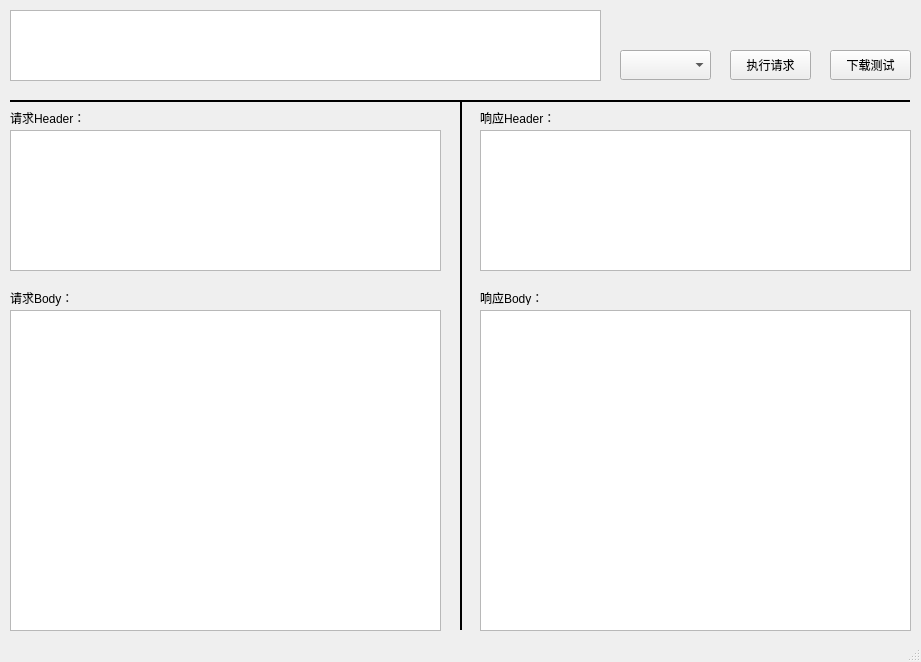
<?xml version="1.0" encoding="UTF-8"?>
<ui version="4.0">
 <class>MainWindow</class>
 <widget class="QMainWindow" name="MainWindow">
  <property name="windowModality">
   <enum>Qt::ApplicationModal</enum>
  </property>
  <property name="geometry">
   <rect>
    <x>0</x>
    <y>0</y>
    <width>921</width>
    <height>662</height>
   </rect>
  </property>
  <property name="windowTitle">
   <string>HttpTester</string>
  </property>
  <widget class="QWidget" name="centralwidget">
   <widget class="QTextEdit" name="m_editURL">
    <property name="geometry">
     <rect>
      <x>10</x>
      <y>10</y>
      <width>591</width>
      <height>71</height>
     </rect>
    </property>
   </widget>
   <widget class="QPushButton" name="m_btnRequest">
    <property name="geometry">
     <rect>
      <x>730</x>
      <y>50</y>
      <width>81</width>
      <height>30</height>
     </rect>
    </property>
    <property name="text">
     <string>执行请求</string>
    </property>
   </widget>
   <widget class="QComboBox" name="m_cmbHttpType">
    <property name="geometry">
     <rect>
      <x>620</x>
      <y>50</y>
      <width>91</width>
      <height>30</height>
     </rect>
    </property>
   </widget>
   <widget class="QTextEdit" name="m_editRetBody">
    <property name="geometry">
     <rect>
      <x>480</x>
      <y>310</y>
      <width>431</width>
      <height>321</height>
     </rect>
    </property>
   </widget>
   <widget class="QTextEdit" name="m_editRetHeader">
    <property name="geometry">
     <rect>
      <x>480</x>
      <y>130</y>
      <width>431</width>
      <height>141</height>
     </rect>
    </property>
   </widget>
   <widget class="QPushButton" name="m_btnDownload">
    <property name="geometry">
     <rect>
      <x>830</x>
      <y>50</y>
      <width>81</width>
      <height>30</height>
     </rect>
    </property>
    <property name="text">
     <string>下载测试</string>
    </property>
   </widget>
   <widget class="QMyTableView" name="m_tabPostHeader">
    <property name="geometry">
     <rect>
      <x>10</x>
      <y>130</y>
      <width>431</width>
      <height>141</height>
     </rect>
    </property>
    <attribute name="verticalHeaderVisible">
     <bool>false</bool>
    </attribute>
   </widget>
   <widget class="QTextEdit" name="m_editPostBody">
    <property name="geometry">
     <rect>
      <x>10</x>
      <y>310</y>
      <width>431</width>
      <height>321</height>
     </rect>
    </property>
   </widget>
   <widget class="QLabel" name="label">
    <property name="geometry">
     <rect>
      <x>10</x>
      <y>110</y>
      <width>90</width>
      <height>16</height>
     </rect>
    </property>
    <property name="text">
     <string>请求Header：</string>
    </property>
   </widget>
   <widget class="QLabel" name="label_2">
    <property name="geometry">
     <rect>
      <x>10</x>
      <y>290</y>
      <width>90</width>
      <height>16</height>
     </rect>
    </property>
    <property name="text">
     <string>请求Body：</string>
    </property>
   </widget>
   <widget class="QLabel" name="label_3">
    <property name="geometry">
     <rect>
      <x>480</x>
      <y>110</y>
      <width>90</width>
      <height>16</height>
     </rect>
    </property>
    <property name="text">
     <string>响应Header：</string>
    </property>
   </widget>
   <widget class="QLabel" name="label_4">
    <property name="geometry">
     <rect>
      <x>480</x>
      <y>290</y>
      <width>90</width>
      <height>15</height>
     </rect>
    </property>
    <property name="text">
     <string>响应Body：</string>
    </property>
   </widget>
   <widget class="QLabel" name="label_5">
    <property name="geometry">
     <rect>
      <x>460</x>
      <y>100</y>
      <width>2</width>
      <height>530</height>
     </rect>
    </property>
    <property name="frameShape">
     <enum>QFrame::Box</enum>
    </property>
    <property name="text">
     <string/>
    </property>
   </widget>
   <widget class="QLabel" name="label_6">
    <property name="geometry">
     <rect>
      <x>10</x>
      <y>100</y>
      <width>900</width>
      <height>2</height>
     </rect>
    </property>
    <property name="frameShape">
     <enum>QFrame::Box</enum>
    </property>
    <property name="text">
     <string/>
    </property>
   </widget>
  </widget>
  <widget class="QStatusBar" name="statusbar"/>
 </widget>
 <customwidgets>
  <customwidget>
   <class>QMyTableView</class>
   <extends>QTableView</extends>
   <header location="global">QMyTableView.h</header>
  </customwidget>
 </customwidgets>
 <resources/>
 <connections/>
</ui>
